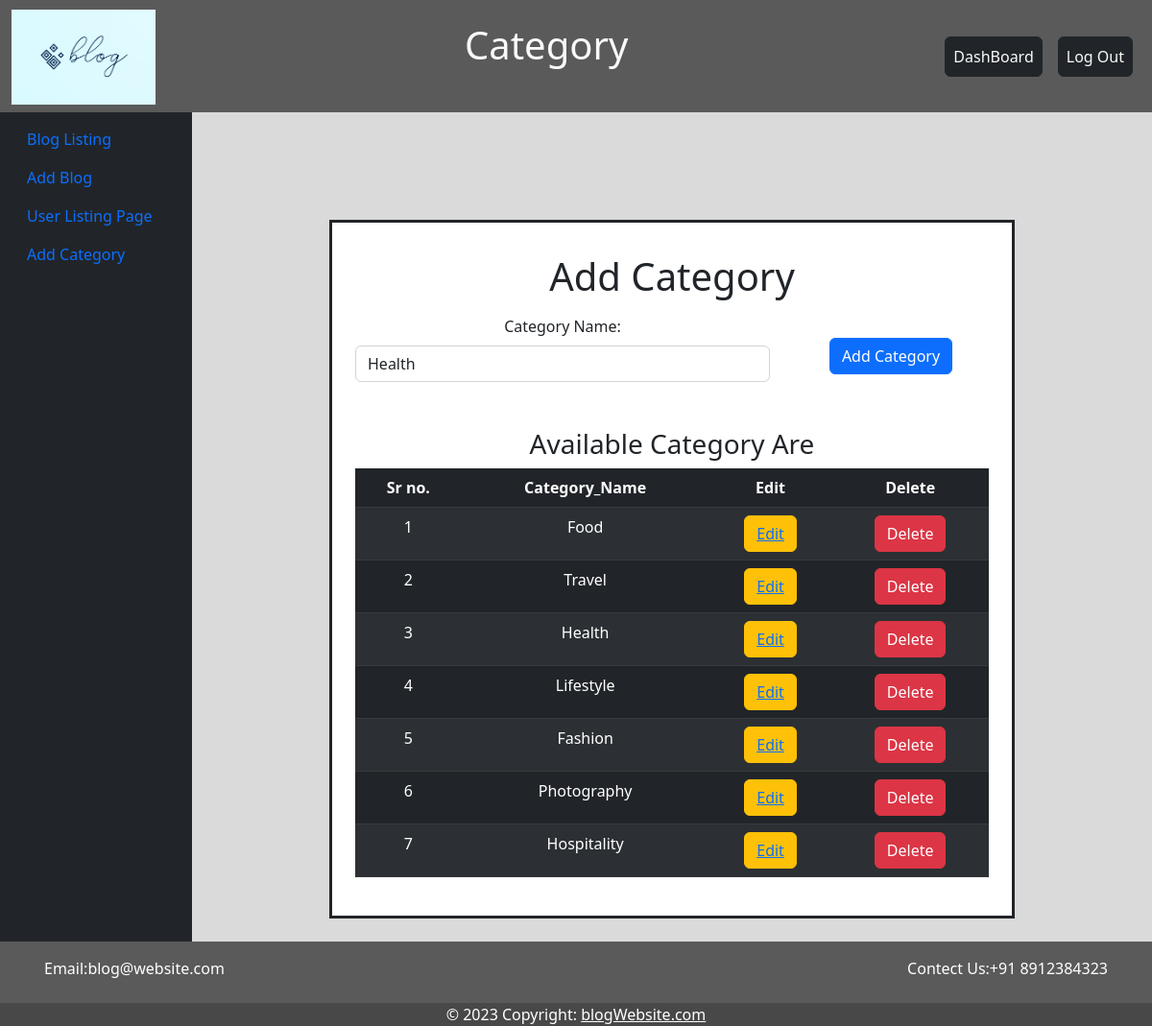
Page /admin/add_category.php?category_id=4 (signed in) on the committed database.
### tables this page shows
CREATE TABLE `category` (
  `category_id` int(11) NOT NULL,
  `category_name` varchar(255) NOT NULL
);

### asset/Database.php (called while the page is built, shortened)
<?php
class Database
{
    public $ip = '192.168.101.189';
    public $port = '3307';
    public $username = 'root';
    public $password = 'deep70';
    public $dbname = 'Blog';
    public $dbh;
    public function __construct()
    {
        try {
            $this->dbh = new PDO("mysql:host=$this->ip:$this->port;dbname=$this->dbname", $this->username, $this->password);
            $this->dbh->setAttribute(PDO::ATTR_ERRMODE, PDO::ERRMODE_EXCEPTION);
        } catch (PDOException $e) {
            echo '<br>jeel<br>File: ' . __FILE__ . '<br>Line: ' . __LINE__ . '<br><pre>';
            print_r('hey');
            echo '</pre>';
            die();
            return $e->getMessage();
        }
    }
    public function selectData($table,$fieldname,$condition=null)
    {
        try{
            $sql="SELECT $fieldname From $table $condition";
            $stmt=$this->dbh->prepare($sql);
            $stmt->execute();
            $stmt->setFetchMode(PDO::FETCH_ASSOC);
            $res = $stmt->fetchAll();
            return $res;
        }
        catch (PDOException $e) {
            return $e->getMessage();
        }
    }
}
?>

### admin/add_category.php (the view, shortened to what this page needs)
<?php
require_once('../asset/Database.php');
?>
<?php
$data = new Database();
$id=$_GET['category_id'];
if(isset($_GET['category_id'])){
    $modify= $data->selectData('category', '*',"where category_id='$id'")[0];
    $name = $modify['category_name'];
}
?>
<header>
    <nav class="navbar navbar-expand-lg navbar-light" style="background-color: #5A5A5A;">
        <div class="container-fluid justify-content-between">
            <img src="<?php echo SITE_URL ?>PHPOPS/blogwebsite/asset/img/logo.png" alt='blog website' style="margin-top: 2px; width:150px" />
            <div class="navbar-nav flex-row d-none d-md-flex">
                <h1 class='text-light'>
                    <p>Category</p>
                </h1>
            </div>
            <div class="navbar-nav ">
                <a class="nav-link d-sm-flex align-items-sm-center btn btn-dark text-light mx-2 my-2" name='dashboard' href="<?php echo SITE_URL; ?>PHPOPS/blogwebsite/admin/dashboard.php">DashBoard</a>
                <a class="nav-link d-sm-flex align-items-sm-center btn btn-dark text-light mx-2 my-2" name='logout' href="<?php echo SITE_URL; ?>PHPOPS/blogwebsite/admin/index.php">Log Out</a>
            </div>
        </div>
    </nav>
</header>
<?php require_once('../lib/sidebar.php'); ?>
<div class="col py-3" style="background-color:#dadada;">
    <div class='my-5 text-center'>
        <div class="container py-5 d-flex justify-content-center">
            <div class=' border border-dark border-3 w-75 h-75 p-4' style="background-color: #ffffff">
                <div class='my-2 text-center'>
                    <h1>Add Category</h1>
                </div>
                <form action="" method='post' enctype='multipart/form-data' id='registerform'>
                    <div class='row mt-3'>
                        <div class='col-md-8 form-group'>
                            <label class="form-label" for='categoryname'>Category Name:</label>
                            <input type='text' name='categoryname' value='<?php echo $name; ?>' placeholder="Enter name of your category" id='categoryName' class='form-control' required>
                        </div>
                        <div class='col-md-4 form-group'>
                            <div>
                                <button type='submit' name='addcategory' class='btn btn-primary mt-4'>Add Category</button>
                            </div>
                        </div>
                    </div>
                </form>
                <h3 class='mt-5'>Available Category Are</h3>
                <table class="table table-dark table-striped mt-2">
                    <thead>
                        <tr>
                            <th>Sr no.</th>
                            <th>Category_Name</th>
                            <th>Edit</th>
                            <th>Delete</th>
                        </tr>
                    </thead>
                    <tbody>
                        <?php foreach($data->selectData('category','*') as $list){
                            $i+=1;?>
                            <tr>
                                <td><?php echo $i;?></td>
                                <td><?php echo $list['category_name'];?></td>
                                <td><button type='button' class='btn btn-warning' name='edit' value=<?php echo $list['category_id'];?>><a href="add_category.php?category_id=<?php echo $list['category_id'];?>">Edit</a></button>
                                <td><button type='button' name='delete' class='btn btn-danger' onclick="deletecategory(<?php echo $list['category_id']; ?>)" id='delete' value=<?php echo $list['category_id']; ?>>Delete</button></td>
                            </tr>
                       <?php }?>
                    </tbody>
</table>
            </div>
        </div>
        <?php
        require_once('../lib/footer.php');
        ?>

### rows in the picture
category: categoryname "Health", category_name "Health", $list['category_id'] 4 (drawn)
category: category_name "Food", $list['category_id'] 2 (drawn)
category: category_name "Travel", $list['category_id'] 3 (drawn)
category: category_name "Lifestyle", $list['category_id'] 5 (drawn)
category: category_name "Fashion", $list['category_id'] 6 (drawn)
category: category_name "Photography", $list['category_id'] 7 (drawn)
category: category_name "Hospitality", $list['category_id'] 12 (drawn)
